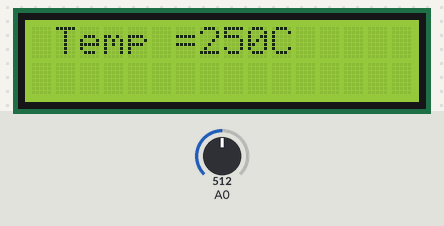
A sketch run on a simulated Arduino Uno, built with avr-gcc and run on an emulated ATmega328P. Parts: 16×2 character LCD. Inputs (shaded band) come from the test bench; at power-on: A0 = 512.

Above: at 1.2 s.
1.3 s: A0 set to 716
At 2.5 s:
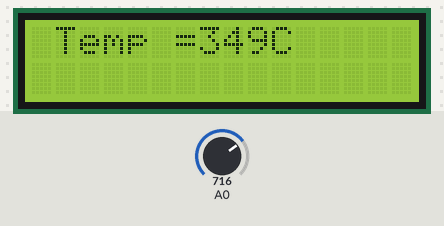
2.8 s: A0 set to 900
At 3.6 s:
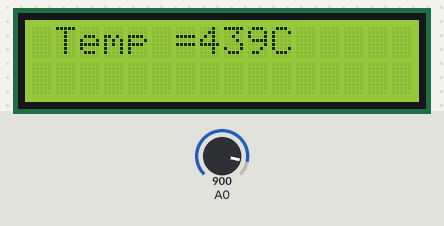
4.3 s: A0 set to 1023
At 4.7 s:
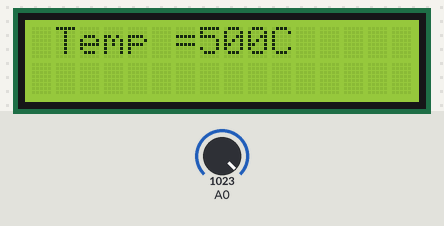
Timing chart, 0 to 7.3 s (numbered marks = the images above; inputs shaded):
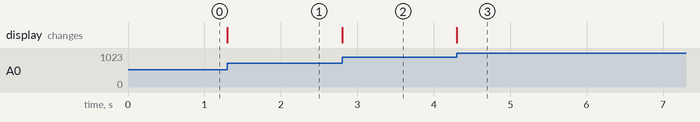

The sketch:

simulasi_sistem_embedded.ino
```cpp
#include <LiquidCrystal.h>
LiquidCrystal lcd (7, 6, 5, 4, 3, 2);

void setup()
{
  lcd.begin(16,2);
  lcd.setCursor(1,0);
  lcd.print("Temp = ");
  lcd.setCursor(10,0);
  lcd.print("C");
  lcd.setCursor(1,1);
}

void loop()
{
  int Valuer = analogRead(A0);
  int Vout=Valuer*5.0/1023*1000;
  int temp=Vout/10;

  lcd.setCursor(7,0);
  lcd.print(temp);
}
```

Measured:
- after the input at 1.3 s, the display: changes at once (image 1)
- after the input at 2.8 s, the display: changes at once (image 2)
- after the input at 4.3 s, the display: changes at once (image 3)
